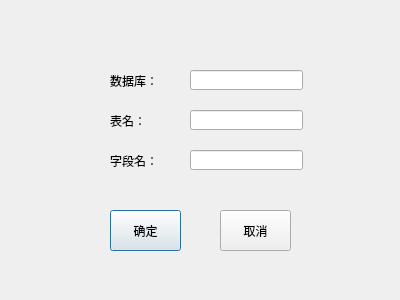
<?xml version="1.0" encoding="UTF-8"?>
<ui version="4.0">
 <class>DialogColDel</class>
 <widget class="QDialog" name="DialogColDel">
  <property name="geometry">
   <rect>
    <x>0</x>
    <y>0</y>
    <width>400</width>
    <height>300</height>
   </rect>
  </property>
  <property name="windowTitle">
   <string>Dialog</string>
  </property>
  <widget class="QPushButton" name="pushButton">
   <property name="geometry">
    <rect>
     <x>110</x>
     <y>210</y>
     <width>71</width>
     <height>41</height>
    </rect>
   </property>
   <property name="text">
    <string>确定</string>
   </property>
  </widget>
  <widget class="QPushButton" name="pushButton_2">
   <property name="geometry">
    <rect>
     <x>220</x>
     <y>210</y>
     <width>71</width>
     <height>41</height>
    </rect>
   </property>
   <property name="text">
    <string>取消</string>
   </property>
  </widget>
  <widget class="QLabel" name="label">
   <property name="geometry">
    <rect>
     <x>110</x>
     <y>75</y>
     <width>54</width>
     <height>12</height>
    </rect>
   </property>
   <property name="text">
    <string>数据库：</string>
   </property>
  </widget>
  <widget class="QLabel" name="label_2">
   <property name="geometry">
    <rect>
     <x>110</x>
     <y>115</y>
     <width>54</width>
     <height>12</height>
    </rect>
   </property>
   <property name="text">
    <string>表名：</string>
   </property>
  </widget>
  <widget class="QLabel" name="label_3">
   <property name="geometry">
    <rect>
     <x>110</x>
     <y>155</y>
     <width>54</width>
     <height>12</height>
    </rect>
   </property>
   <property name="text">
    <string>字段名：</string>
   </property>
  </widget>
  <widget class="QLineEdit" name="lineEdit">
   <property name="geometry">
    <rect>
     <x>190</x>
     <y>70</y>
     <width>113</width>
     <height>20</height>
    </rect>
   </property>
  </widget>
  <widget class="QLineEdit" name="lineEdit_2">
   <property name="geometry">
    <rect>
     <x>190</x>
     <y>110</y>
     <width>113</width>
     <height>20</height>
    </rect>
   </property>
  </widget>
  <widget class="QLineEdit" name="lineEdit_3">
   <property name="geometry">
    <rect>
     <x>190</x>
     <y>150</y>
     <width>113</width>
     <height>20</height>
    </rect>
   </property>
  </widget>
 </widget>
 <resources/>
 <connections/>
</ui>
